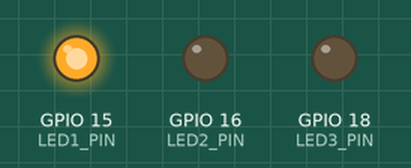
Bench run of a program on a simulated ESP32-S3. Parts: output pins drawn as LEDs (lit = HIGH).

Above: at 0.35 s.
At 1.15 s:
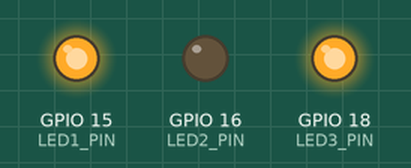
At 1.35 s:
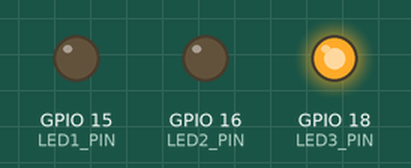
At 1.75 s:
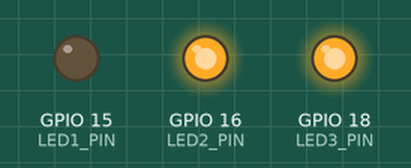
At 2.75 s:
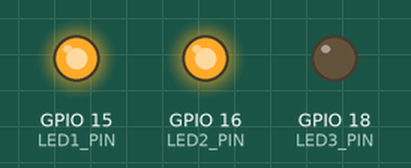
At 4.15 s:
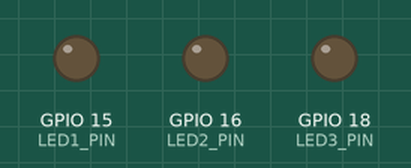
Timing chart, 0 to 4.9 s (numbered marks = the images above):
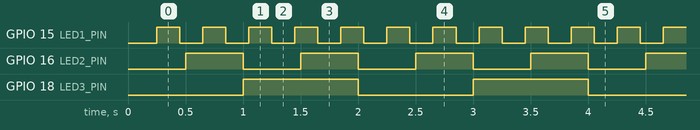

The program:

main.cpp
```cpp
#include <Arduino.h>


constexpr uint8_t LED1_PIN = 15;
constexpr uint8_t LED2_PIN = 16;
constexpr uint8_t LED3_PIN = 18;

constexpr uint32_t LED1_INTERVAL = 200;
constexpr uint32_t LED2_INTERVAL = 500;
constexpr uint32_t LED3_INTERVAL = 1000;


typedef struct {
  uint8_t pin;
  uint32_t interval;
  unsigned long previousMillis;
  bool state;
} t_led;


t_led led1 = {LED1_PIN, LED1_INTERVAL, 0, LOW};
t_led led2 = {LED2_PIN, LED2_INTERVAL, 0, LOW};
t_led led3 = {LED3_PIN, LED3_INTERVAL, 0, LOW};

void toggleLed(t_led *led) {
  unsigned long currentMillis = millis();
  if (currentMillis - led->previousMillis >= led->interval) {
    led->previousMillis = currentMillis;
    led->state = !led->state;
    digitalWrite(led->pin, led->state);
  }
}

void setup() {
  Serial.begin(115200);
  delay(250); // Wait for Serial to initialize

  pinMode(led1.pin, OUTPUT);
  pinMode(led2.pin, OUTPUT);
  pinMode(led3.pin, OUTPUT);

}

void loop() {
  toggleLed(&led1);
  toggleLed(&led2);
  toggleLed(&led3);
}
```

Measured:
- by itself, GPIO 15 (LED1_PIN): alternates HIGH for 0.20 s and LOW for 0.20 s
- by itself, GPIO 16 (LED2_PIN): alternates HIGH for 0.50 s and LOW for 0.50 s
- by itself, GPIO 18 (LED3_PIN): alternates HIGH for 1.0 s and LOW for 1.0 s
